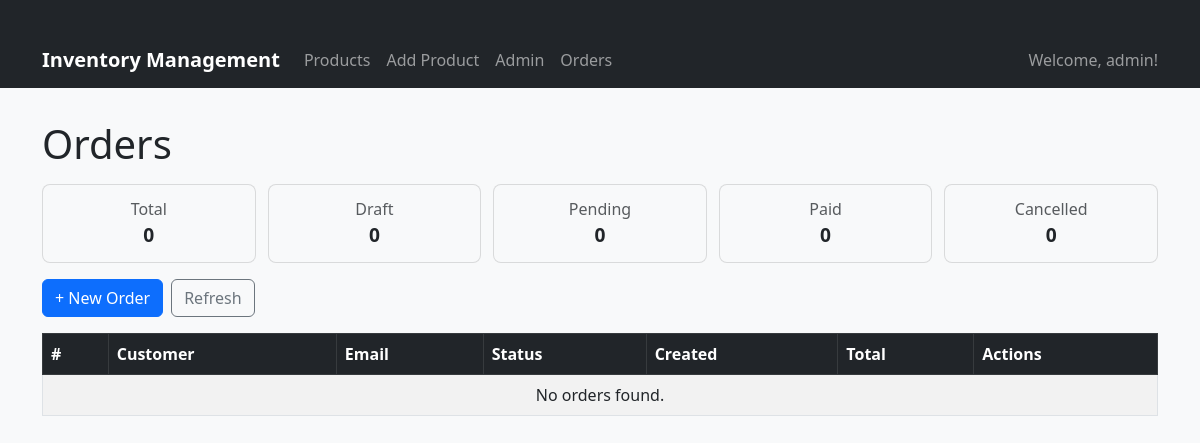
The app's page /orders/ (signed in), older data.
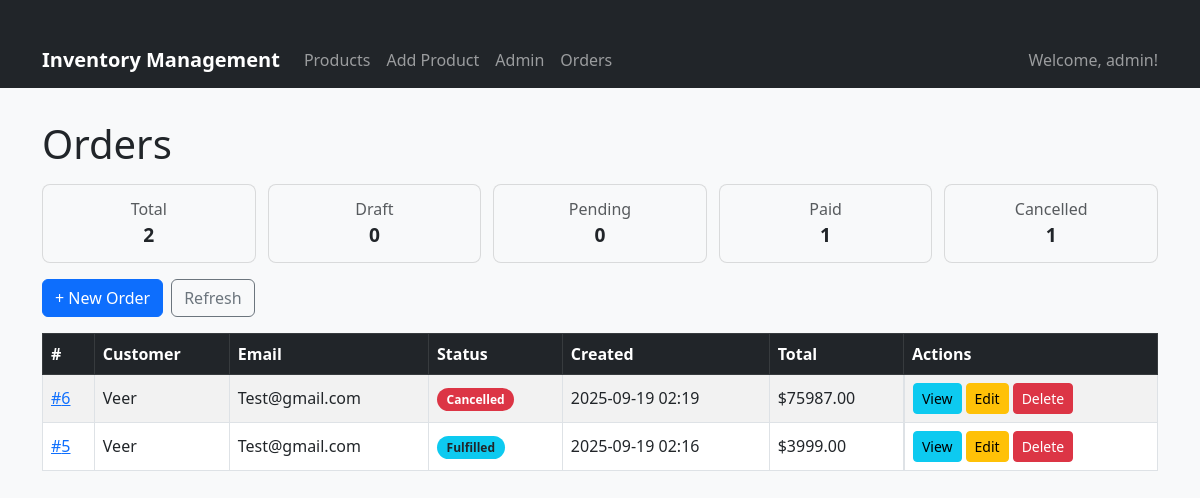
The same page, newer data.
### authentication/models.py (models this page shows, shortened)
class CustomUser(AbstractUser):
    ROLE_CHOICES = [
        ('store_manager', 'Store Manager'),
        ('sales_staff', 'Sales Staff'),
        ('system_admin', 'System Administrator'),
    ]
    role = models.CharField(max_length=20, choices=ROLE_CHOICES, default='sales_staff')
    phone = models.CharField(max_length=15, blank=True, null=True)
    created_at = models.DateTimeField(auto_now_add=True)
    updated_at = models.DateTimeField(auto_now=True)

### orders/models.py (models this page shows, shortened)
class Order(models.Model):
    STATUS_CHOICES = [
        ("DRAFT", "Draft"),
        ("PENDING", "Pending Payment"),
        ("PAID", "Paid"),
        ("FULFILLED", "Fulfilled"),
        ("CANCELLED", "Cancelled"),
    ]
    customer_name = models.CharField(max_length=150)
    customer_email = models.EmailField(blank=True)
    status = models.CharField(max_length=20, choices=STATUS_CHOICES, default="DRAFT")
    created_at = models.DateTimeField(default=timezone.now)
    updated_at = models.DateTimeField(auto_now=True)
    def total(self):
        return sum(item.subtotal() for item in self.items.all())

### orders/views.py (the view)
# urls.py: path("", views.order_list, name="list"),
@login_required
def order_list(request):
    orders = Order.objects.prefetch_related(Prefetch("items", queryset=OrderItem.objects.all())).order_by("-id")
    counts = {
        "total": orders.count(),
        "draft": orders.filter(status="DRAFT").count(),
        "pending": orders.filter(status="PENDING").count(),
        "paid": orders.filter(status="PAID").count(),
        "fulfilled": orders.filter(status="FULFILLED").count(),
        "cancelled": orders.filter(status="CANCELLED").count(),
    }
    revenue = 0
    for o in orders:
        revenue += sum(it.unit_price * it.quantity for it in o.items.all())
    return render(request, "orders/order_list.html", {"orders": orders, "counts": counts, "revenue": revenue})

### orders/models.py (called while the page is built)
    def subtotal(self):
        return self.unit_price * self.quantity

### templates/orders/order_list.html (shortened to what this page needs)
{% extends "inventory/base.html" %}
{% block content %}
<h1 class="page-title">Orders</h1>
<div class="stats">
  <div class="stat"><div class="text-muted">Total</div><div class="num">{{ counts.total }}</div></div>
  <div class="stat"><div class="text-muted">Draft</div><div class="num">{{ counts.draft }}</div></div>
  <div class="stat"><div class="text-muted">Pending</div><div class="num">{{ counts.pending }}</div></div>
  <div class="stat"><div class="text-muted">Paid</div><div class="num">{{ counts.paid }}</div></div>
  <div class="stat"><div class="text-muted">Cancelled</div><div class="num">{{ counts.cancelled }}</div></div>
</div>
<div class="mb-3 d-flex gap-2">
  <a href="{% url 'orders:create' %}" class="btn btn-primary">+ New Order</a>
  <a href="{% url 'orders:list' %}" class="btn btn-outline-secondary">Refresh</a>
</div>
<table class="table table-striped table-bordered align-middle">
  <thead class="table-dark">
    <tr>
      <th>#</th>
      <th>Customer</th>
      <th>Email</th>
      <th>Status</th>
      <th>Created</th>
      <th>Total</th>
      <th>Actions</th>
    </tr>
  </thead>
  <tbody>
    {% for o in orders %}
    <tr>
      <td><a href="{% url 'orders:detail' o.pk %}">#{{ o.id }}</a></td>
      <td>{{ o.customer_name }}</td>
      <td>{{ o.customer_email|default:"—" }}</td>
      <td>
        {% if o.status == "DRAFT" %}
          <span class="badge bg-secondary badge-rounded">Draft</span>
        {% elif o.status == "PENDING" %}
          <span class="badge bg-warning text-dark badge-rounded">Pending</span>
        {% elif o.status == "PAID" %}
          <span class="badge bg-info text-dark badge-rounded">Fulfilled</span>
        {% elif o.status == "CANCELLED" %}
          <span class="badge bg-danger badge-rounded">Cancelled</span>
        {% else %}
          <span class="badge bg-light text-dark badge-rounded">{{ o.get_status_display }}</span>
        {% endif %}
      </td>
      <td>{{ o.created_at|date:"Y-m-d H:i" }}</td>
      <td>
        {% with t=o.total %}
          {% if t %}${{ t }}{% else %}—{% endif %}
        {% endwith %}
      </td>
      <td class="d-flex gap-1">
        <a href="{% url 'orders:detail' o.pk %}" class="btn btn-sm btn-info">View</a>
        <a href="{% url 'orders:update' o.pk %}" class="btn btn-sm btn-warning">Edit</a>
        <a href="{% url 'orders:delete' o.pk %}" class="btn btn-sm btn-danger">Delete</a>
      </td>
    </tr>
    {% empty %}
    <tr><td colspan="7" class="text-center">No orders found.</td></tr>
    {% endfor %}
  </tbody>
</table>
{% endblock %}

### inventory/templates/inventory/base.html (shortened to what this page needs)
<!DOCTYPE html>
<html lang="en">
  <head>
    <link
      href="https://cdn.jsdelivr.net/npm/bootstrap@5.3.0/dist/css/bootstrap.min.css"
      rel="stylesheet"
    />
  </head>
  <body>
    <nav class="navbar navbar-expand-lg navbar-dark bg-dark">
      <div class="container">
        <a class="navbar-brand" href="{% url 'inventory:product_list' %}"
          >Inventory Management</a
        >
        <div class="collapse navbar-collapse" id="navbarNav">
          <ul class="navbar-nav me-auto">
            <li class="nav-item">
              <a class="nav-link" href="{% url 'inventory:product_list' %}"
                >Products</a
              >
            </li>
            <li class="nav-item">
              <a class="nav-link" href="{% url 'inventory:product_create' %}"
                >Add Product</a
              >
            </li>
            <li class="nav-item">
              <a class="nav-link" href="/admin/">Admin</a>
            </li>
            <li class="nav-item">
              <a class="nav-link" href="{% url 'orders:list' %}">Orders</a>
            </li>
          </ul>
          <ul class="navbar-nav">
            {% if user.is_authenticated %}
            <li class="nav-item">
              <span class="navbar-text">Welcome, {{ user.username }}!</span>
            </li>
            {% else %}
            <li class="nav-item">
              <a class="nav-link" href="/admin/">Login</a>
            </li>
            {% endif %}
          </ul>
        </div>
      </div>
    </nav>
    <div class="container">
       {% block content %} {% endblock %}
    </div>
  </body>
</html>

### inventory/templates/inventory/base.html (style rules this page uses)
body { background-color: #f8f9fa; }
.navbar-brand { font-weight: bold; }
.container { margin-top: 2rem; }

### templates/orders/order_list.html (style rules this page uses)
.page-title { margin: 0 0 1rem; }
.stats { display: grid; grid-template-columns: repeat(5, 1fr); gap: .75rem; margin-bottom: 1rem; }
.stat { border: 1px solid rgba(0,0,0,.125); border-radius: .5rem; padding: .75rem; background: #f8f9fa; text-align: center; }
.stat .num { font-weight: 800; font-size: 1.2rem; }
.badge-rounded { border-radius: 999px; padding: .35rem .6rem; font-weight: 600; }

Row changes from the older to the newer data that the page shows:
added Order: id "6", customer_name "Veer", customer_email "Test@gmail.com", status "Cancelled", created_at "2025-09-19 02:19", total "75987.00"
added Order: id "5", customer_name "Veer", customer_email "Test@gmail.com", status "Fulfilled", created_at "2025-09-19 02:16", total "3999.00"
Text that changed along with them:
{{ counts.total }}: "0" → "2"
{{ counts.paid }}: "0" → "1"
{{ counts.cancelled }}: "0" → "1"
text no longer shown: "No orders found."
